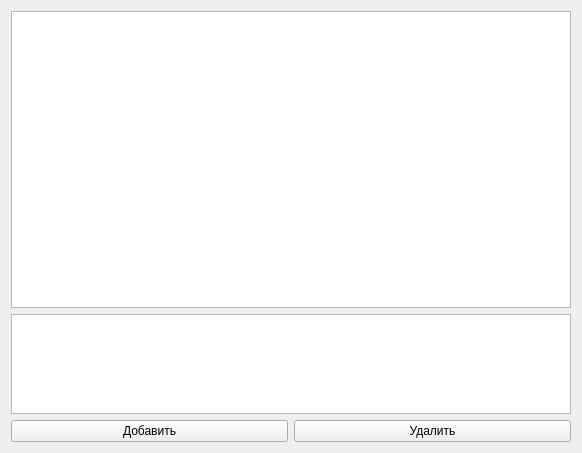
<?xml version="1.0" encoding="UTF-8"?>
<ui version="4.0">
 <class>AbstractDataWindow</class>
 <widget class="QWidget" name="AbstractDataWindow">
  <property name="geometry">
   <rect>
    <x>0</x>
    <y>0</y>
    <width>582</width>
    <height>453</height>
   </rect>
  </property>
  <property name="windowTitle">
   <string>Form</string>
  </property>
  <layout class="QGridLayout" name="gridLayout">
   <item row="2" column="1">
    <widget class="QPushButton" name="pushButton_deleteRow">
     <property name="text">
      <string>Удалить</string>
     </property>
    </widget>
   </item>
   <item row="2" column="0">
    <widget class="QPushButton" name="pushButton_addRow">
     <property name="text">
      <string>Добавить</string>
     </property>
    </widget>
   </item>
   <item row="0" column="0" colspan="2">
    <widget class="QTableView" name="tableView"/>
   </item>
   <item row="1" column="0" colspan="2">
    <widget class="QTableWidget" name="tableWidget">
     <property name="sizePolicy">
      <sizepolicy hsizetype="Expanding" vsizetype="Expanding">
       <horstretch>0</horstretch>
       <verstretch>0</verstretch>
      </sizepolicy>
     </property>
     <property name="maximumSize">
      <size>
       <width>16777215</width>
       <height>100</height>
      </size>
     </property>
    </widget>
   </item>
  </layout>
 </widget>
 <resources/>
 <connections/>
</ui>
